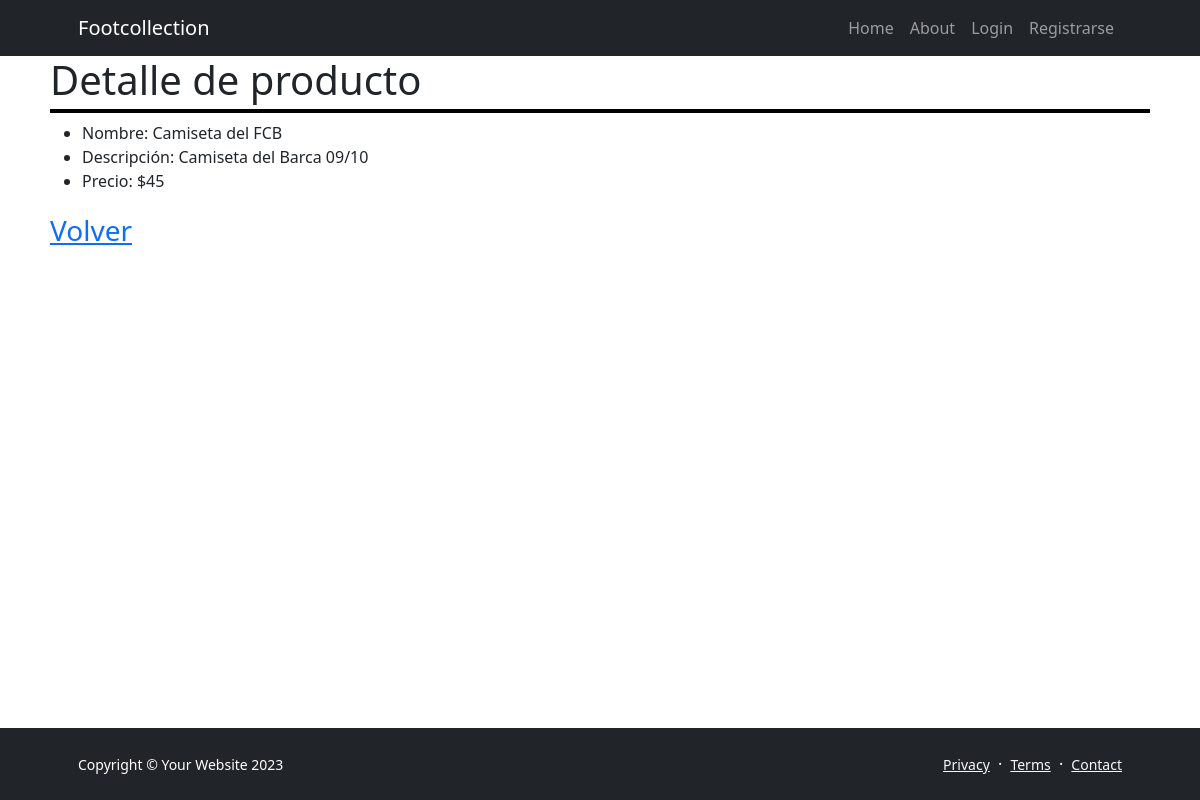
Before: /producto/productodetail/1 with the older database file.
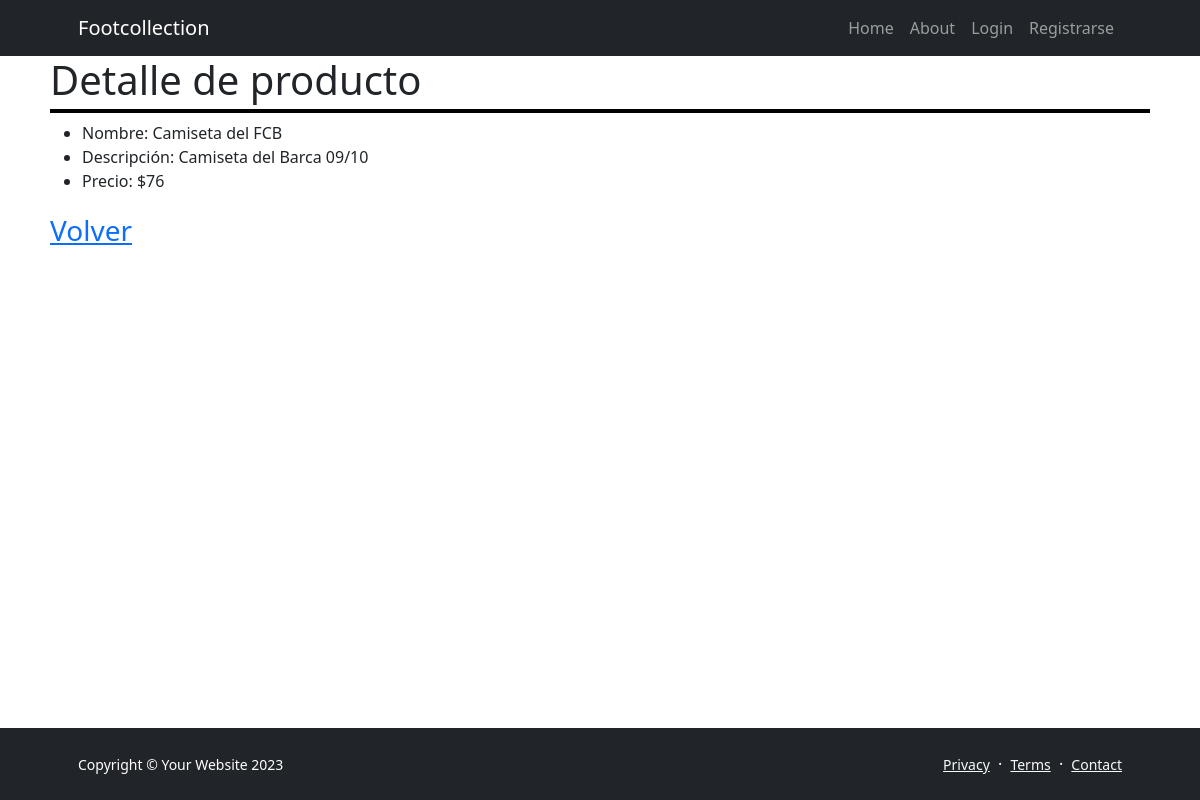
After: the same page with the newer database file.
### Producto/models.py (models this page shows, shortened)
class Producto(models.Model):
    nombre = models.CharField(max_length=100)
    descripcion = models.CharField(max_length=300)
    precio = models.IntegerField()
    imagen = models.ImageField(upload_to="imagen", null=True, blank=True)

### Producto/views.py (the view)
# urls.py: path("productodetail/<int:pk>", views.ProductoDetail.as_view(), name="producto_detail"),
class ProductoDetail(DetailView):
    model = models.Producto
    context_object_name = "producto"

### Producto/templates/Producto/producto_detail.html (shortened to what this page needs)
{% extends 'core/base.html' %}
{% block title %}
   <h1 class="titulo">Detalle de producto</h1>
{% endblock title %}
{% block contenido %}
    <ul class="contenido">
        <li>Nombre: {{producto.nombre}}</li>
        <li>Descripción: {{producto.descripcion}}</li>
        <li>Precio: ${{producto.precio}}</li>
    </ul>
    <div class ="fs-3 pb-4 contenido">
        <a href="{% url 'Producto:home' %}">Volver</a>
    </div>
{% endblock contenido %}

Changed rows visible on the page:
changed Producto "Camiseta del FCB": precio "45" → "76"
